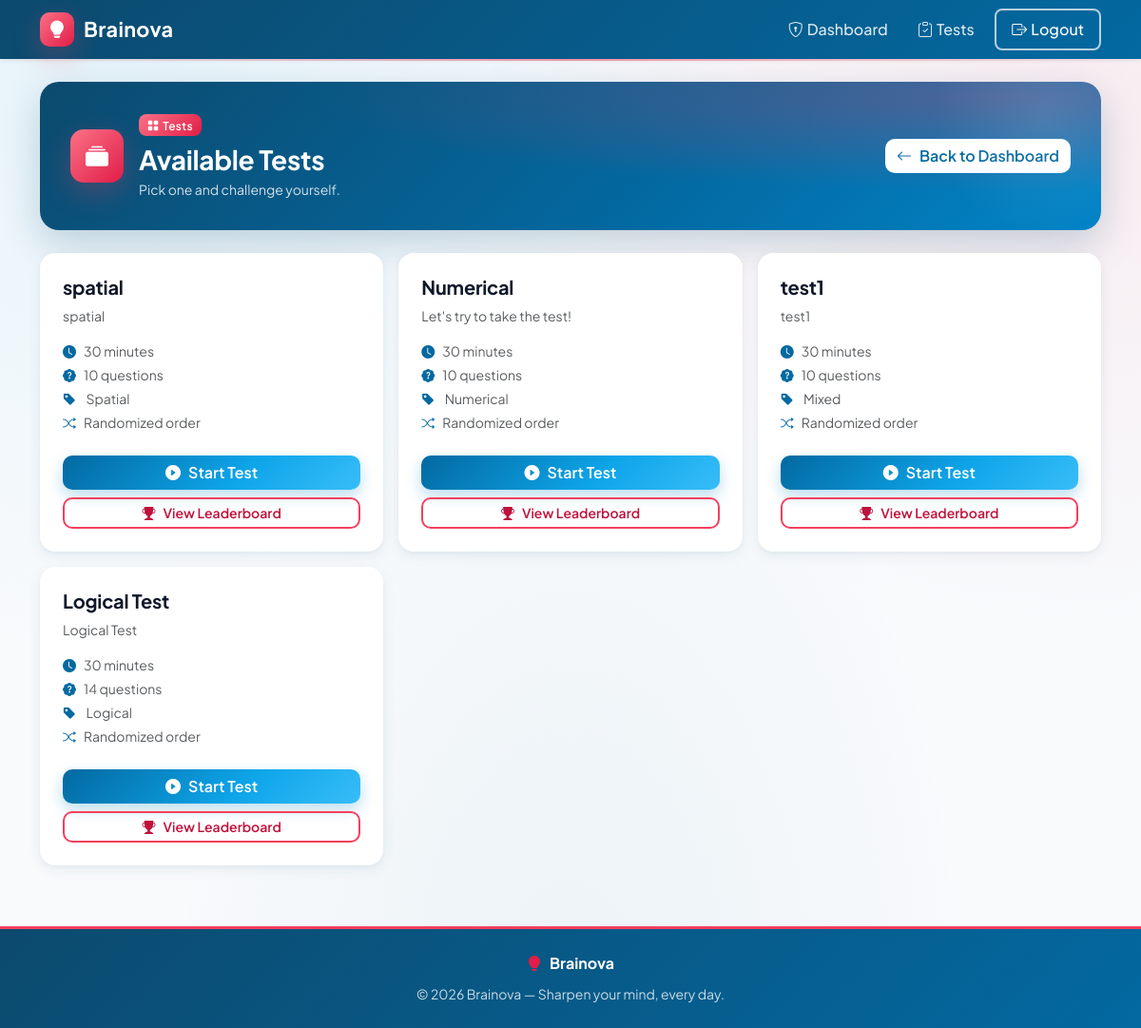
The app's page /test/list (signed in), older data.
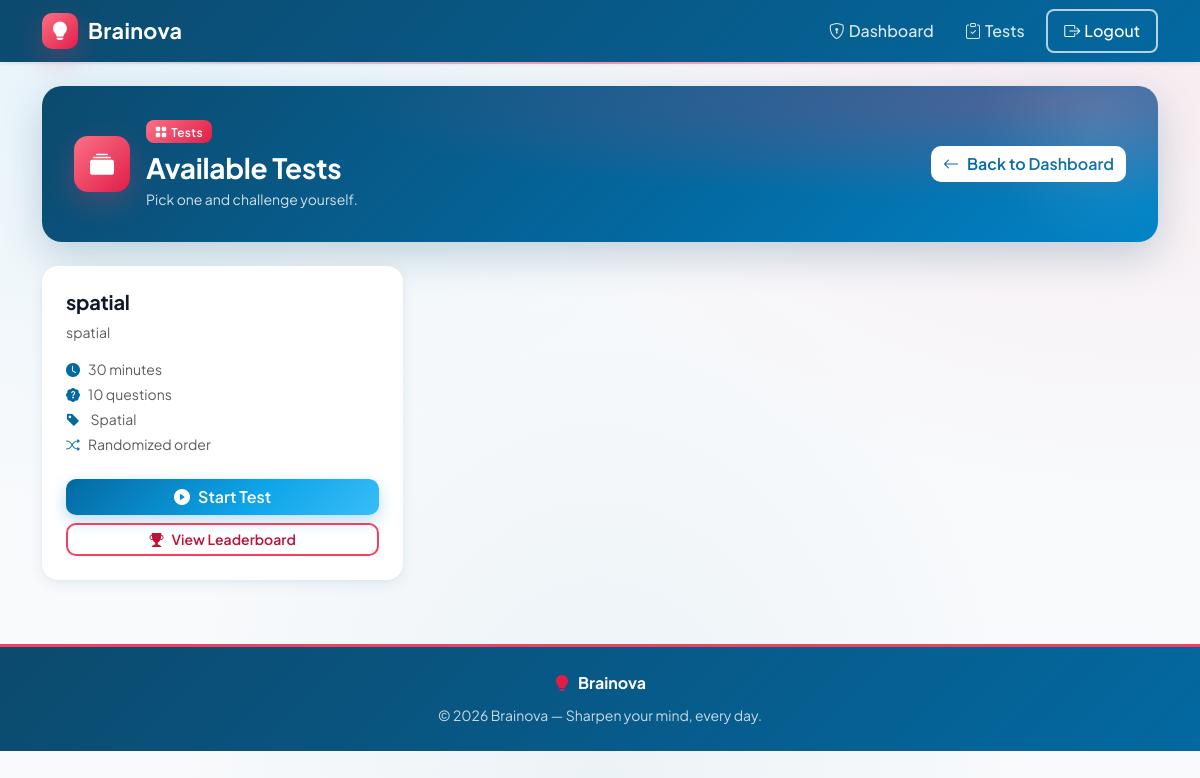
The same page, newer data.
### tables this page shows
CREATE TABLE tests (
    id INTEGER PRIMARY KEY AUTOINCREMENT,
    title TEXT NOT NULL,
    description TEXT,
    time_limit INTEGER NOT NULL,            -- minutes
    num_questions INTEGER NOT NULL,
    category TEXT,                          -- NULL = mixed pool
    shuffle INTEGER NOT NULL DEFAULT 1,     -- 0/1 bool
    status TEXT NOT NULL DEFAULT 'draft'
        CHECK(status IN ('draft', 'published', 'unpublished')),
    created_by INTEGER NOT NULL,
    created_at TIMESTAMP DEFAULT CURRENT_TIMESTAMP,
    updated_at TIMESTAMP DEFAULT CURRENT_TIMESTAMP,
    published_at TIMESTAMP,
    FOREIGN KEY (created_by) REFERENCES users(id)
);

### routes/test.py (the view)
@test_bp.route('/list')
@login_required
def list_published():
    db = get_db()
    rows = db.execute(
        '''SELECT t.*, u.username AS created_by_name
           FROM tests t
           JOIN users u ON t.created_by = u.id
           WHERE t.status = 'published'
           ORDER BY COALESCE(t.published_at, t.created_at) DESC'''
    ).fetchall()
    db.close()
    return render_template('test/list.html', tests=rows)

### app.py (called while the page is built)
@app.context_processor
def inject_notification_count():
    if 'user_id' in session and not session.get('is_admin'):
        return {'unread_notifications': unread_count(session['user_id'])}
    return {'unread_notifications': 0}

### database.py (called while the page is built)
def get_db():
    conn = sqlite3.connect(DATABASE)
    conn.row_factory = sqlite3.Row
    conn.execute("PRAGMA foreign_keys = ON")
    return conn

### routes/test.py (called while the page is built)
def login_required(f):
    @wraps(f)
    def decorated(*args, **kwargs):
        if 'user_id' not in session:
            flash('Please log in to take the test.', 'warning')
            return redirect(url_for('auth.login'))
        return f(*args, **kwargs)
    return decorated

### templates/test/list.html (shortened to what this page needs)
{% extends "base.html" %}
{% block content %}
<div class="page-banner d-flex justify-content-between align-items-center flex-wrap gap-3">
  <div class="d-flex align-items-center gap-3">
    <div class="banner-icon"><i class="bi bi-collection-fill"></i></div>
    <div>
      <span class="badge bg-warning text-dark mb-2"><i class="bi bi-grid-fill me-1"></i>Tests</span>
      <h3 class="fw-bold mb-1">Available Tests</h3>
      <p class="mb-0 small">Pick one and challenge yourself.</p>
    </div>
  </div>
  <a href="{{ url_for('profile.dashboard') }}" class="btn btn-light">
    <i class="bi bi-arrow-left me-2"></i>Back to Dashboard
  </a>
</div>
{% if tests %}
<div class="row g-3">
  {% for t in tests %}
  <div class="col-md-6 col-lg-4">
    <div class="card border-0 shadow-sm h-100">
      <div class="card-body p-4 d-flex flex-column">
        <h5 class="fw-bold">{{ t['title'] }}</h5>
        {% if t['description'] %}
          <p class="text-muted small mb-3">{{ t['description'] }}</p>
        {% endif %}
        <ul class="list-unstyled small text-muted mb-4">
          <li class="mb-1"><i class="bi bi-clock-fill text-primary me-2"></i>{{ t['time_limit'] }} minutes</li>
          <li class="mb-1"><i class="bi bi-patch-question-fill text-primary me-2"></i>{{ t['num_questions'] }} questions</li>
          <li class="mb-1">
            <i class="bi bi-tag-fill text-primary me-2"></i>
            {% if t['category'] %}{{ t['category']|capitalize }}{% else %}Mixed{% endif %}
          </li>
          {% if t['shuffle'] %}
          <li><i class="bi bi-shuffle text-primary me-2"></i>Randomized order</li>
          {% endif %}
        </ul>
        <div class="mt-auto d-grid gap-2">
          <a href="{{ url_for('test.begin', test_id=t['id']) }}" class="btn btn-primary">
            <i class="bi bi-play-circle-fill me-2"></i>Start Test
          </a>
          <a href="{{ url_for('test.leaderboard', test_id=t['id']) }}" class="btn btn-outline-warning btn-sm">
            <i class="bi bi-trophy-fill me-2"></i>View Leaderboard
          </a>
        </div>
      </div>
    </div>
  </div>
  {% endfor %}
</div>
{% endif %}
{% endblock %}

Row changes from the older to the newer data that the page shows:
removed tests: title "Numerical", description "Let's try to take the test!", time_limit "30", num_questions "10", category "Numerical", shuffle 1 (drawn)
removed tests: title "test1", description "test1", time_limit "30", num_questions "10", shows "Mixed", shuffle 1 (drawn)
removed tests: title "Logical Test", description "Logical Test", time_limit "30", num_questions "14", category "Logical", shuffle 1 (drawn)
